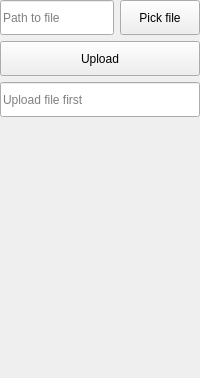
                 <widget class="QWidget" name="collab_host_upload_tab">
                  <attribute name="title">
                   <string>Upload sound</string>
                  </attribute>
                  <layout class="QVBoxLayout" name="collab_host_upload_tab_lay">
                   <property name="leftMargin">
                    <number>0</number>
                   </property>
                   <property name="topMargin">
                    <number>0</number>
                   </property>
                   <property name="rightMargin">
                    <number>0</number>
                   </property>
                   <property name="bottomMargin">
                    <number>0</number>
                   </property>
                   <item>
                    <widget class="QWidget" name="upload_sound_widget" native="true">
                     <layout class="QHBoxLayout" name="create_session_widget_lay_2">
                      <property name="leftMargin">
                       <number>0</number>
                      </property>
                      <property name="topMargin">
                       <number>0</number>
                      </property>
                      <property name="rightMargin">
                       <number>0</number>
                      </property>
                      <property name="bottomMargin">
                       <number>0</number>
                      </property>
                      <item>
                       <widget class="QLineEdit" name="filename_to_upload_box">
                        <property name="minimumSize">
                         <size>
                          <width>0</width>
                          <height>35</height>
                         </size>
                        </property>
                        <property name="placeholderText">
                         <string>Path to file</string>
                        </property>
                       </widget>
                      </item>
                      <item>
                       <widget class="QPushButton" name="choose_upload_sound_button">
                        <property name="minimumSize">
                         <size>
                          <width>70</width>
                          <height>35</height>
                         </size>
                        </property>
                        <property name="text">
                         <string>Pick file</string>
                        </property>
                       </widget>
                      </item>
                     </layout>
                    </widget>
                   </item>
                   <item>
                    <widget class="QPushButton" name="upload_sound_button">
                     <property name="minimumSize">
                      <size>
                       <width>0</width>
                       <height>35</height>
                      </size>
                     </property>
                     <property name="text">
                      <string>Upload</string>
                     </property>
                    </widget>
                   </item>
                   <item>
                    <widget class="QLineEdit" name="anonfiles_uploaded_url_box">
                     <property name="minimumSize">
                      <size>
                       <width>0</width>
                       <height>35</height>
                      </size>
                     </property>
                     <property name="readOnly">
                      <bool>true</bool>
                     </property>
                     <property name="placeholderText">
                      <string>Upload file first</string>
                     </property>
                    </widget>
                   </item>
                   <item>
                    <spacer name="collab_host_upload_tab_spacer">
                     <property name="orientation">
                      <enum>Qt::Vertical</enum>
                     </property>
                     <property name="sizeHint" stdset="0">
                      <size>
                       <width>20</width>
                       <height>261</height>
                      </size>
                     </property>
                    </spacer>
                   </item>
                  </layout>
                 </widget>
